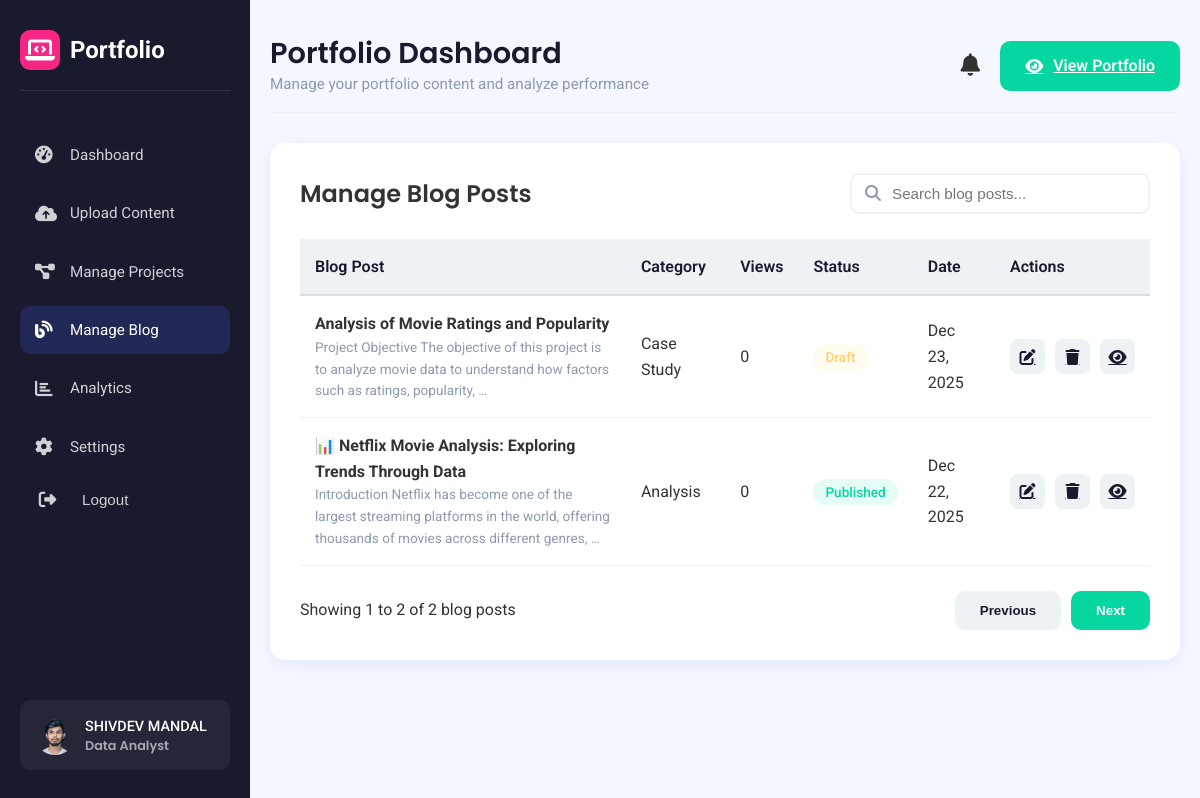
Page /dashboard/blog/ (signed in) on the committed database.
### dashboard/models.py (models this page shows, shortened)
class PortfolioSettings(models.Model):
    user = models.OneToOneField(User, on_delete=models.CASCADE)
    profile_picture = models.ImageField(upload_to='profiles/', blank=True, null=True)
    first_name = models.CharField(max_length=100, blank=True)
    last_name = models.CharField(max_length=100, blank=True)
    professional_title = models.CharField(max_length=255, blank=True, null=True)
    bio = models.TextField(blank=True)
    skills = models.CharField(max_length=500, blank=True)
    location = models.CharField(max_length=100, blank=True)
    contact_email = models.EmailField(blank=True)
    contact_phone = models.CharField(max_length=30, blank=True)
    github_link = models.URLField(blank=True)
    linkedin_link = models.URLField(blank=True)
    twitter_link = models.URLField(blank=True)
    instagram_link = models.URLField(blank=True)
    theme_color = models.CharField(
        max_length=7,
        choices=[
            ('#4361ee', 'Blue'),
            ('#3a0ca3', 'Purple'),
            ('#f72585', 'Pink'),
            ('#06d6a0', 'Teal'),
            ('#1a1a2e', 'Navy'),
        ],
        default='#4361ee'
    )

class BlogPost(models.Model):
    title = models.CharField(max_length=200)
    content = models.TextField()
    category = models.CharField(max_length=50, choices=[
        ('tutorial', 'Tutorial'),
        ('analysis', 'Analysis'),
        ('tools', 'Tools'),
        ('case-study', 'Case Study'),
        ('trends', 'Trends'),
    ])
    tags = models.CharField(max_length=300, blank=True)
    featured_image = models.ImageField(upload_to='blog_images/', blank=True, null=True)
    status = models.CharField(max_length=20, choices=[
        ('draft', 'Draft'),
        ('published', 'Published'),
        ('scheduled', 'Scheduled'),
    ], default='draft')
    author = models.ForeignKey(User, on_delete=models.CASCADE)
    created_at = models.DateTimeField(auto_now_add=True)
    published_date = models.DateTimeField(null=True, blank=True)
    views = models.PositiveIntegerField(default=0)

### dashboard/views.py (the view)
# urls.py: path('blog/', views.manage_blog_posts, name='manage_blog_posts'),
@login_required
def manage_blog_posts(request):
    settings, created = PortfolioSettings.objects.get_or_create(user=request.user)
    blog_posts = BlogPost.objects.all().order_by('-created_at')
    paginator = Paginator(blog_posts, 10)
    page_number = request.GET.get('page')
    page_obj = paginator.get_page(page_number)
    context = {
        'settings': settings,
        'active_menu': 'blog',
        'blog_posts': page_obj,  # This sends posts to template
        'page_obj': page_obj,
        'paginator': paginator,
    }
    return render(request, 'dashboard/blog_list.html', context)

### dashboard/templates/dashboard/blog_list.html (shortened to what this page needs)
{% extends 'dashboard/base.html' %}
{% load static %}
{% load humanize %}
{% block section %}
<div class="dashboard-section" id="blogSection">
    <div class="content-table-container">
        <div class="table-header">
            <h2>Manage Blog Posts</h2>
            <div class="search-box">
                <i class="fas fa-search"></i>
                <input type="text" placeholder="Search blog posts..." id="blogSearch">
            </div>
        </div>
        <div class="table-responsive">
            <table>
                <thead>
                    <tr>
                        <th>Blog Post</th>
                        <th>Category</th>
                        <th>Views</th>
                        <th>Status</th>
                        <th>Date</th>
                        <th>Actions</th>
                    </tr>
                </thead>
                <tbody id="blogTableBody">
                    {% for post in blog_posts %}
                    <tr>
                        <td>
                            <strong>{{ post.title }}</strong>
                            <div style="font-size: 0.85rem; color: var(--gray);">
                                {{ post.content|truncatewords:20 }}
                            </div>
                        </td>
                        <td>{{ post.get_category_display|default:"Uncategorized" }}</td>
                        <td>{{ post.views|intcomma }}</td>
                        <td>
                            <span class="status {% if post.status == 'published' %}published{% else %}draft{% endif %}">
                                {{ post.get_status_display }}
                            </span>
                        </td>
                        <td>{{ post.created_at|date:"M d, Y" }}</td>
                        <td>
                            <div class="table-actions">
                                <a href="#" class="action-btn edit" title="Edit">
                                    <i class="fas fa-edit"></i>
                                </a>
                                <a href="#" class="action-btn delete" title="Delete" onclick="return confirm('Delete this post?')">
                                    <i class="fas fa-trash"></i>
                                </a>
                                <a href="#" class="action-btn view" title="View" target="_blank">
                                    <i class="fas fa-eye"></i>
                                </a>
                            </div>
                        </td>
                    </tr>
                    {% empty %}
                    <tr>
                        <td colspan="6" style="text-align: center; padding: 40px; color: var(--gray);">
                            No blog posts yet. Go to Upload Content to add one!
                        </td>
                    </tr>
                    {% endfor %}
                </tbody>
            </table>
        </div>
        <div style="display: flex; justify-content: space-between; margin-top: 25px; align-items: center;">
            <div>
                Showing {{ page_obj.start_index }} to {{ page_obj.end_index }} of {{ paginator.count }} blog posts
            </div>
            <div style="display: flex; gap: 10px;">
                {% if page_obj.has_previous %}
                    <a href="?page={{ page_obj.previous_page_number }}" class="btn btn-secondary">
                        <i class="fas fa-chevron-left"></i> Previous
                    </a>
                {% else %}
                    <button class="btn btn-secondary" disabled>Previous</button>
                {% endif %}
                {% if page_obj.has_next %}
                    <a href="?page={{ page_obj.next_page_number }}" class="btn btn-primary">
                        Next <i class="fas fa-chevron-right"></i>
                    </a>
                {% else %}
                    <button class="btn btn-primary" disabled>Next</button>
                {% endif %}
            </div>
        </div>
    </div>
</div>
{% endblock %}

### dashboard/templates/dashboard/base.html (shortened to what this page needs)
{% load static %}
<!DOCTYPE html>
<html lang="en">
<head>
    <link rel="stylesheet" href="https://cdnjs.cloudflare.com/ajax/libs/font-awesome/6.4.0/css/all.min.css">
    <link rel="stylesheet" href="https://cdn.jsdelivr.net/npm/bootstrap-icons@1.11.3/font/bootstrap-icons.css">
    <link rel="stylesheet" href="{% static 'css/style.css' %}">
</head>
<body>
    <div class="dashboard-container">
        <div class="sidebar" id="sidebar">
            <div class="logo">
                <div class="logo-icon">
                    <i class="fas fa-laptop-code"></i>
                </div>
                <span>Portfolio</span>
            </div>
            <ul class="sidebar-menu">
                <li>
                    <a href="{% url 'dashboard:dashboard' %}" class="{% if active_menu == 'dashboard' %}active{% endif %}">
                        <i class="fas fa-tachometer-alt"></i>
                        <span class="menu-text">Dashboard</span>
                    </a>
                </li>
                <li>
                    <a href="{% url 'dashboard:upload_content' %}" class="{% if active_menu == 'upload' %}active{% endif %}">
                        <i class="fas fa-cloud-upload-alt"></i>
                        <span class="menu-text">Upload Content</span>
                    </a>
                </li>
                <li>
                    <a href="{% url 'dashboard:manage_projects' %}" class="{% if active_menu == 'projects' %}active{% endif %}">
                        <i class="fas fa-project-diagram"></i>
                        <span class="menu-text">Manage Projects</span>
                    </a>
                </li>
                <li>
                    <a href="{% url 'dashboard:manage_blog_posts' %}" class="{% if active_menu == 'blog' %}active{% endif %}">
                        <i class="fas fa-blog"></i>
                        <span class="menu-text">Manage Blog</span>
                    </a>
                </li>
                <li>
                    <a href="{% url 'dashboard:blog_analytics' %}" class="{% if active_menu == 'analytics' %}active{% endif %}">
                        <i class="fas fa-chart-bar"></i>
                        <span class="menu-text">Analytics</span>
                    </a>
                </li>
                <li>
                    <a href="{% url 'dashboard:portfolio_settings' %}" class="{% if active_menu == 'settings' %}active{% endif %}">
                        <i class="fas fa-cog"></i>
                        <span class="menu-text">Settings</span>
                    </a>
                </li>
                <li>
                    <form method="post" action="{% url 'dashboard:logout' %}">
                        <button type="submit" style="
                            border:none;
                            background:none;
                            cursor:pointer; display:flex;
                            align-items:center;
                            gap:12px; width:100%;
                            padding:10px 15px;
                            color: #cfd1d5;
                            border-radius: 10px;
                            "
                            onmouseover="this.style.backgroundColor='rgba(67, 97, 238)';"
                            onmouseout="this.style.backgroundColor='transparent';">
                            <i class="fas fa-sign-out-alt"></i>
                            <span class="menu-text">Logout</span>
                        </button>
                    </form>
                </li>
            </ul>
            <div class="sidebar-footer">
                <div class="user-info">
                    <div class="user-avatar">
                        {% if settings.profile_picture %}
                            <img src="{{ settings.profile_picture.url }}" alt="User">
                        {% else %}
                            <img src="{% static 'images/default-avatar.png' %}" alt="User">
                        {% endif %}
                    </div>
                    <div>
                        <div class="user-name">{{ request.user.get_full_name|default:request.user.username }}</div>
                        <div class="user-role">
                            {% if settings.professional_title %}
                                <h4>{{ settings.professional_title }}</h4>
                            {% endif %}
                        </div>
                    </div>
                </div>
            </div>
        </div>
        <div class="main-content">
                <div class="header">
                    <div class="page-title">
                        <h1>Portfolio Dashboard</h1>
                        <p>{{ page_description|default:"Manage your portfolio content and analyze performance" }}</p>
                    </div>
                    <div class="header-actions">
                        <button class="notification-btn" id="notificationBtn">
                            <i class="fas fa-bell"></i>
                        </button>
                        <a href="{% url 'dashboard:profile_view' %}" class="btn btn-primary" target="_blank">
                            <i class="fas fa-eye"></i>
                            View Portfolio
                        </a>
                    </div>
                </div>
            {% block section %}
            {% endblock %}
        </div>
    </div>
</body>
</html>

### rows in the picture
PortfolioSettings: profile_picture (picture), professional_title "Data Analyst"
BlogPost: title "Analysis of Movie Ratings and Popularity", content "Project Objective The objective of this project is to analyze movie data to understand how factors such as ratings, popularity, …", category "Case Study", views "0", status "Draft", created_at "Dec 23, 2025"
BlogPost: title "📊 Netflix Movie Analysis: Exploring Trends Through Data", content "Introduction Netflix has become one of the largest streaming platforms in the world, offering thousands of movies across different genres, …", category "Analysis", views "0", status "Published", created_at "Dec 22, 2025"

### other values in the picture
{{ request.user.get_full_name|default:request.user.username }} "SHIVDEV MANDAL"
{{ page_obj.start_index }} "1"
{{ page_obj.end_index }} "2"
{{ paginator.count }} "2"
